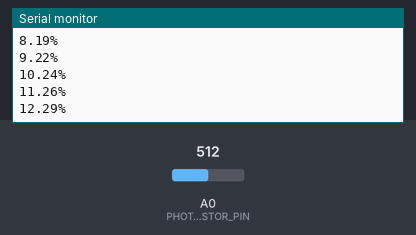
This sketch was run on a simulated Arduino Uno, built with avr-gcc and run on an emulated ATmega328P. Parts: the last lines printed to the serial monitor. Inputs (shaded band) come from the test bench; at power-on: A0 (PHOTORESISTOR_PIN) = 512.

Above: at 1.2 s.
1.3 s: A0 (PHOTORESISTOR_PIN) set to 716
At 1.31 s:
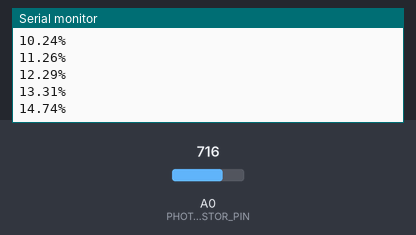
2.8 s: A0 (PHOTORESISTOR_PIN) set to 900
At 6.44 s:
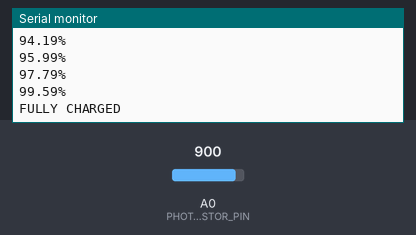
Timing chart, 0 to 7.9 s (numbered marks = the images above; inputs shaded):
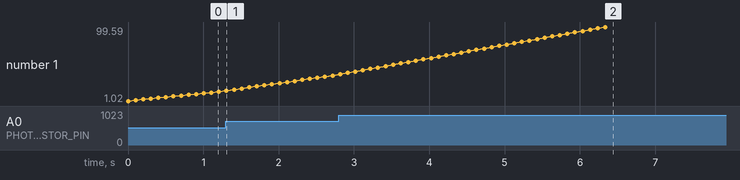

Measured:
- after the input at 1.3 s, the serial monitor: prints a new line at once (image 1)
- after the input at 2.8 s, the serial monitor: prints a new line at once (image 2)
- plotted number 1: 13.31 → 34.79 after the input at 1.3 s, 34.79 → 99.59 after the input at 2.8 s

The sketch:

day_7.ino
```cpp
/*
 * 30 Days - Lost in Space
 * Day 7 - We still need to keep an eye on this
 *
 * Learn more at https://inventr.io/adventure
 *
 * Now we will use the circuit from Day 6 and use the value read from the photoresistor
 * to simulate charging our lander's battery.  Our battery is currently drained
 * (current level is 0) and we will stop charging once the battery is full.
 *
 * Alex Eschenauer
 * David Schmidt
 */

/*
 * Arduino concepts introduced/documented in this lesson.
 * - "+=" operator.
 * - defining our own functions.
 *
 * Parts and electronics concepts introduced in this lesson.
 * - No new parts as this sketch uses the same circuit as Day 6
 */

// Explicitly include Arduino.h
#include "Arduino.h"

// Our photoresistor will give us a reading of the current light level on this analog pin
const byte PHOTORESISTOR_PIN = A0;  // Photoresistor analog pin

// Use an unsigned, 16 bit value (0 - 65535) for maximum battery capacity
const unsigned int BATTERY_CAPACITY = 50000;  // Maximum battery capacity

void setup() {
  pinMode(PHOTORESISTOR_PIN, INPUT);  // Input current light level from photoresistor

  Serial.begin(9600);  // Initialize Serial Monitor to 9600 baud
}

// Use global here because this variable is accessed by both loop() and our custom
// function.  (In later lessons we will show how to avoid globals.)
unsigned int battery_level = 0;  // Current battery charge level (set to 0 first time)

/*
 * Each time through our loop() we read the current light level from the photoresistor
 * and add that to our current battery level to simulate charging our battery.
 *
 * We then display current charge level on the Serial Monitor.
 */
void loop() {

  // Display battery information on the Serial Monitor
  if (battery_level < BATTERY_CAPACITY) {  // If battery is not fully charged..
    /*
     * Here we introduce a new arithmetic operator, "+=".
     * When you wish to add a value to an existing variable you *could* write it like
     * "value = value + additional;".  But the Arduino C++ language allows you to avoid
     * the duplication.  The += operator allows us to add to an existing variable value.
     *
     * In the following statement we will add our current light level to our existing
     * battery level.
     */
    battery_level += analogRead(PHOTORESISTOR_PIN);  // read light level and add to battery level
    if (battery_level > BATTERY_CAPACITY) {          // If this would make charge over 100%...
      battery_level = BATTERY_CAPACITY;              // ...set current level to maximum capacity.
    }
  }

  /*
   * Previously we have only used functions included in the Arduino C++ Language.  Here
   * we demonstrate how we can use our own functions.  This keeps our main code cleaner
   * and easier to understand.  All you need to know here is that this new function prints
   * the current charge level on the Serial Monitor.
   *
   * If you need to know the details you can examine the full function declaration following
   * our loop() code.
   */
  printBatteryChargeLevel();  // Display current charge percentage on Serial Monitor

  delay(100);
}

/*
 * This is where our own function is defined to display the current battery charge
 * level on the Serial Monitor.
 *
 * This function takes no parameters and returns no values (indicated by the "void" preceeding the name).
 *
 * If the battery is not fully charged yet we then print the current battery percentage
 * to the Serial Monitor.
 *
 * If the battery is fully charged we display that to the serial monitor.
 */
void printBatteryChargeLevel() {
  if (battery_level < BATTERY_CAPACITY) {  // if not fully charged
    // Percentage of charge is current level divided by capacity, multiplied by 100 to get a percentage.
    Serial.print(((double)battery_level / (double)BATTERY_CAPACITY) * 100);  // display charge % to Serial Monitor
    Serial.println("%");
  } else {
    Serial.println("FULLY CHARGED");  // ...indicate fully charged on Serial Monitor
  }
}
```
